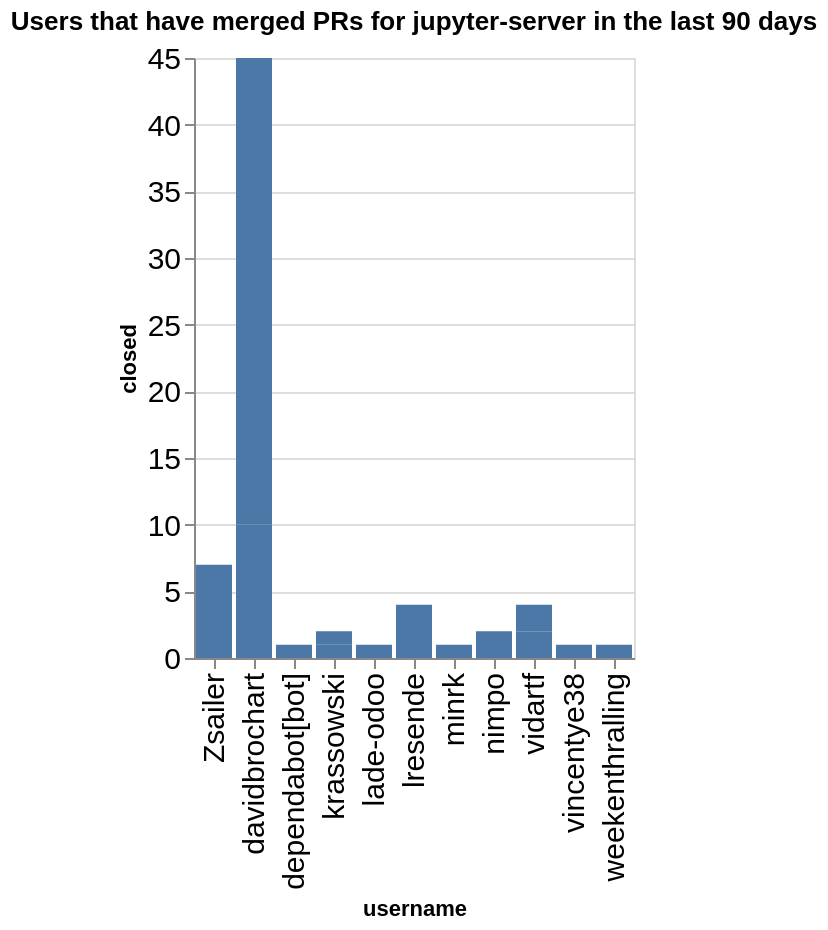

Notebook cell for this chart:
### Code cell
charts = []
title = f"Users that have merged PRs for {github_org} in the last {n_days} days"
ch = alt.Chart(data=closed_by_repo.replace(np.nan, 0), title=title).mark_bar().encode(
    x='username',
    y='closed',
)
ch

### Figure 1 — Vega-Lite specification as saved in the notebook (floating-point values rounded to 4 significant figures)
{"config": {"axisLeft": {"labelFontSize": 15}, "axisBottom": {"labelFontSize": 15}}, "data": {"name": "data-f8da5e3334d43b42c41c236bcd44e46e"}, "mark": {"type": "bar"}, "encoding": {"x": {"field": "username", "type": "nominal"}, "y": {"field": "closed", "type": "quantitative"}}, "title": "Users that have merged PRs for jupyter-server in the last 90 days", "$schema": "https://vega.github.io/schema/vega-lite/v5.20.1.json", "datasets": {"data-f8da5e3334d43b42c41c236bcd44e46e": [{"name": "enterprise_gateway", "username": "lresende", "closed": 4}, {"name": "enterprise_gateway", "username": "weekenthralling", "closed": 1}, {"name": "fps", "username": "davidbrochart", "closed": 3}, {"name": "jupyter-resource-usage", "username": "krassowski", "closed": 1}, {"name": "jupyter-resource-usage", "username": "nimpo", "closed": 2}, {"name": "jupyter_server", "username": "Zsailer", "closed": 6}, {"name": "jupyter_server", "username": "dependabot[bot]", "closed": 1}, {"name": "jupyter_server", "username": "lade-odoo", "closed": 1}, {"name": "jupyter_server", "username": "minrk", "closed": 1}, {"name": "jupyter_server", "username": "vidartf", "closed": 2}, {"name": "jupyter_server", "username": "vincentye38", "closed": 1}, {"name": "jupyter_server_terminals", "username": "Zsailer", "closed": 1}, {"name": "jupyter_ydoc", "username": "davidbrochart", "closed": 7}, {"name": "jupyter_ydoc", "username": "krassowski", "closed": 1}, {"name": "jupyverse", "username": "davidbrochart", "closed": 35}, {"name": "team-compass", "username": "vidartf", "closed": 2}]}}
